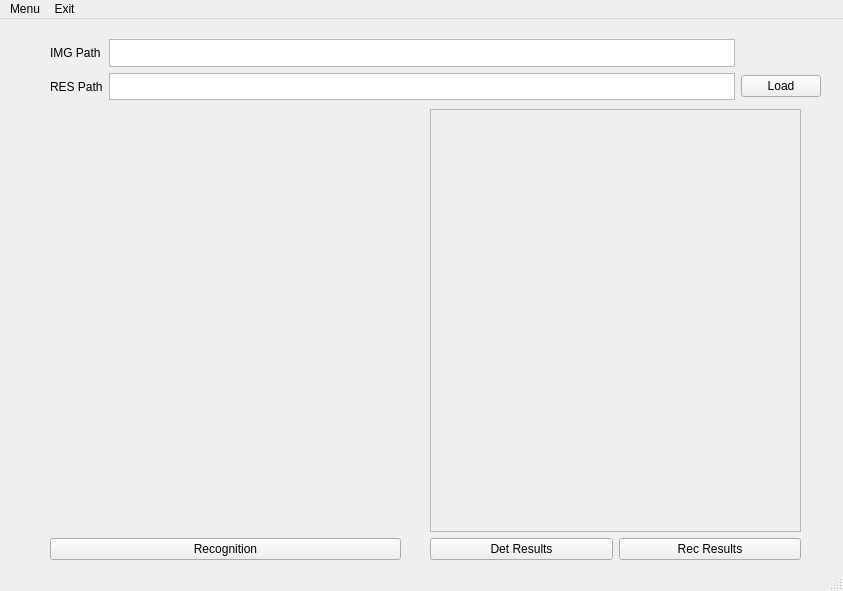
<?xml version="1.0" encoding="UTF-8"?>
<ui version="4.0">
 <class>MainWindow</class>
 <widget class="QMainWindow" name="MainWindow">
  <property name="enabled">
   <bool>true</bool>
  </property>
  <property name="geometry">
   <rect>
    <x>0</x>
    <y>0</y>
    <width>843</width>
    <height>591</height>
   </rect>
  </property>
  <property name="sizePolicy">
   <sizepolicy hsizetype="Fixed" vsizetype="Fixed">
    <horstretch>0</horstretch>
    <verstretch>0</verstretch>
   </sizepolicy>
  </property>
  <property name="windowTitle">
   <string>MainWindow</string>
  </property>
  <widget class="QWidget" name="centralwidget">
   <widget class="QWidget" name="">
    <property name="geometry">
     <rect>
      <x>50</x>
      <y>20</y>
      <width>771</width>
      <height>61</height>
     </rect>
    </property>
    <layout class="QGridLayout" name="gridLayout_2">
     <item row="0" column="0">
      <widget class="QLabel" name="pathLabel">
       <property name="text">
        <string>IMG Path</string>
       </property>
      </widget>
     </item>
     <item row="0" column="1">
      <widget class="QTextEdit" name="inputPath"/>
     </item>
     <item row="1" column="0">
      <widget class="QLabel" name="pathLabel_2">
       <property name="text">
        <string>RES Path</string>
       </property>
      </widget>
     </item>
     <item row="1" column="1">
      <widget class="QTextEdit" name="inputPath_2"/>
     </item>
     <item row="1" column="2">
      <widget class="QPushButton" name="loadButton">
       <property name="text">
        <string>Load</string>
       </property>
      </widget>
     </item>
    </layout>
   </widget>
   <widget class="QWidget" name="">
    <property name="geometry">
     <rect>
      <x>50</x>
      <y>90</y>
      <width>351</width>
      <height>451</height>
     </rect>
    </property>
    <layout class="QVBoxLayout" name="verticalLayout">
     <item>
      <widget class="QLabel" name="imageView">
       <property name="text">
        <string/>
       </property>
      </widget>
     </item>
     <item>
      <widget class="QPushButton" name="recogButton">
       <property name="text">
        <string>Recognition</string>
       </property>
      </widget>
     </item>
    </layout>
   </widget>
   <widget class="QWidget" name="">
    <property name="geometry">
     <rect>
      <x>430</x>
      <y>90</y>
      <width>371</width>
      <height>451</height>
     </rect>
    </property>
    <layout class="QGridLayout" name="gridLayout_3">
     <item row="0" column="0" colspan="2">
      <widget class="QScrollArea" name="scrollArea">
       <property name="widgetResizable">
        <bool>true</bool>
       </property>
       <widget class="QWidget" name="scrollAreaWidgetContents">
        <property name="geometry">
         <rect>
          <x>0</x>
          <y>0</y>
          <width>367</width>
          <height>416</height>
         </rect>
        </property>
        <layout class="QGridLayout" name="gridLayout">
         <item row="0" column="0">
          <widget class="QLabel" name="imageView_2">
           <property name="text">
            <string/>
           </property>
          </widget>
         </item>
        </layout>
       </widget>
      </widget>
     </item>
     <item row="1" column="0">
      <widget class="QPushButton" name="detButton">
       <property name="text">
        <string>Det Results</string>
       </property>
      </widget>
     </item>
     <item row="1" column="1">
      <widget class="QPushButton" name="recButton">
       <property name="text">
        <string>Rec Results</string>
       </property>
      </widget>
     </item>
    </layout>
   </widget>
  </widget>
  <widget class="QMenuBar" name="menubar">
   <property name="geometry">
    <rect>
     <x>0</x>
     <y>0</y>
     <width>843</width>
     <height>22</height>
    </rect>
   </property>
   <widget class="QMenu" name="menuMy_First_APP">
    <property name="title">
     <string>Menu</string>
    </property>
    <addaction name="separator"/>
    <addaction name="separator"/>
    <addaction name="separator"/>
    <addaction name="actionINFO"/>
   </widget>
   <widget class="QMenu" name="menuExit">
    <property name="title">
     <string>Exit</string>
    </property>
   </widget>
   <addaction name="menuMy_First_APP"/>
   <addaction name="menuExit"/>
  </widget>
  <widget class="QStatusBar" name="statusbar"/>
  <action name="actionINFO">
   <property name="text">
    <string>INFO</string>
   </property>
  </action>
 </widget>
 <resources/>
 <connections/>
</ui>
